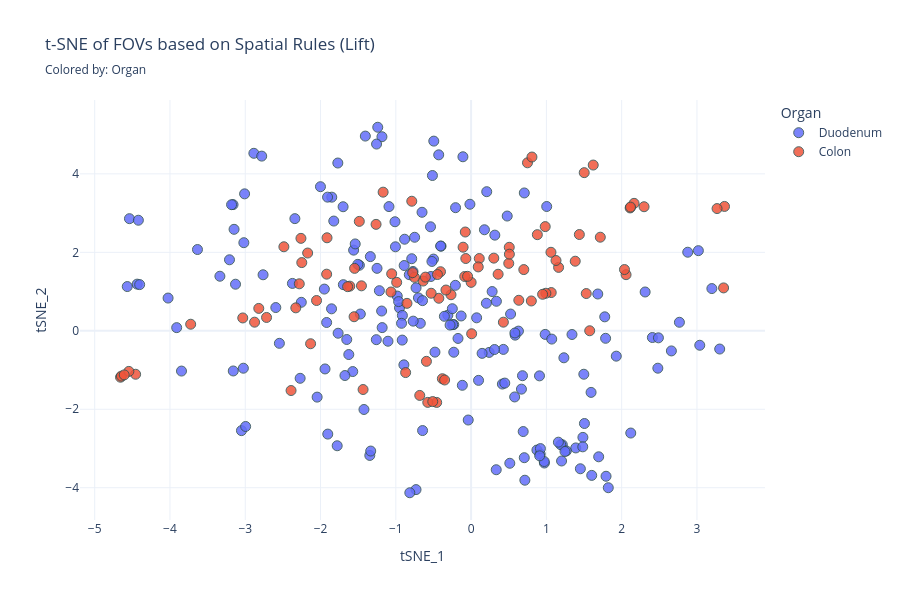
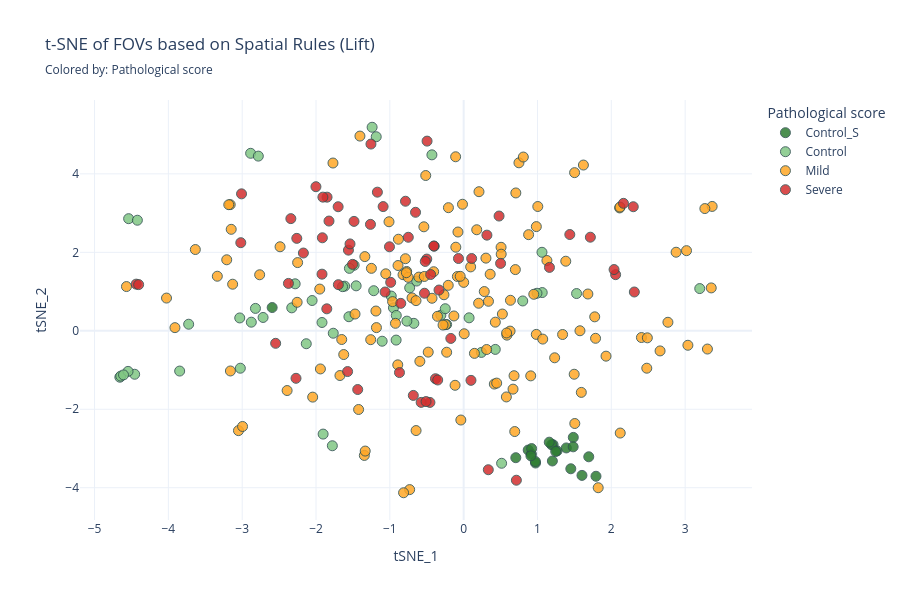

Write notebook code for charts like these, in order.
### Code cell
# Display the plots
visualize_tsne(df_tsne_merged, color_by='Organ')
visualize_tsne(df_tsne_merged, color_by='Pathological score')

### Figure 1 — Plotly figure (JSON) as saved in the notebook; plotly's stock layout.template omitted (floating-point values rounded to 4 significant figures; data arrays with more than 128 entries replaced by an {"elided": "..."} marker saying what was removed)
{"data": [{"hovertemplate": "<b>%{hovertext}</b><br><br>Organ=Duodenum<br>tSNE_1=%{x}<br>tSNE_2=%{y}<extra></extra>", "hovertext": {"elided": "191 str values"}, "legendgroup": "Duodenum", "marker": {"color": "#636efa", "line": {"color": "DarkSlateGrey", "width": 1}, "opacity": 0.85, "size": 10, "symbol": "circle"}, "mode": "markers", "name": "Duodenum", "orientation": "v", "showlegend": true, "type": "scatter", "x": {"elided": "191 float values"}, "xaxis": "x", "y": {"elided": "191 float values"}, "yaxis": "y"}, {"hovertemplate": "<b>%{hovertext}</b><br><br>Organ=Colon<br>tSNE_1=%{x}<br>tSNE_2=%{y}<extra></extra>", "hovertext": ["Control_Colon_01_FOV_1", "Control_Colon_01_FOV_2", "Control_Colon_01_FOV_3", "Control_Colon_01_FOV_4", "Control_Colon_01_FOV_5", "Control_Colon_01_FOV_6", "Control_Colon_01_FOV_7", "Control_Colon_02_FOV_1", "Control_Colon_02_FOV_2", "Control_Colon_02_FOV_3", "Control_Colon_02_FOV_4", "Control_Colon_02_FOV_5", "Control_Colon_02_FOV_6", "Control_Colon_03_FOV_1", "Control_Colon_03_FOV_2", "Control_Colon_03_FOV_3", "Control_Colon_03_FOV_4", "Control_Colon_03_FOV_5", "Control_Colon_03_FOV_6", "Control_Colon_04_FOV_1", "Control_Colon_04_FOV_2", "Control_Colon_04_FOV_3", "Control_Colon_04_FOV_4", "Control_Colon_04_FOV_5", "Control_Colon_04_FOV_6", "GVHD_01_FOV_1", "GVHD_01_FOV_2_R", "GVHD_01_FOV_3_R", "GVHD_01_FOV_4", "GVHD_01_FOV_5", "GVHD_01_FOV_6_R", "GVHD_01_FOV_7", "GVHD_13_FOV_1", "GVHD_13_FOV_2", "GVHD_13_FOV_3", "GVHD_17_FOV_1", "GVHD_17_FOV_2", "GVHD_17_FOV_3", "GVHD_21_FOV_1", "GVHD_21_FOV_2", "GVHD_21_FOV_3", "GVHD_21_FOV_4", "GVHD_22_FOV_1", "GVHD_22_FOV_2", "GVHD_22_FOV_3", "GVHD_23_FOV_1", "GVHD_23_FOV_2", "GVHD_23_FOV_3", "GVHD_23_FOV_4", "GVHD_25_FOV_1", "GVHD_25_FOV_2", "GVHD_25_FOV_3", "GVHD_25_FOV_4", "GVHD_32_FOV_1", "GVHD_32_FOV_2", "GVHD_32_FOV_3", "GVHD_32_FOV_4", "GVHD_33_FOV_1", "GVHD_33_FOV_2", "GVHD_33_FOV_3", "GVHD_37_FOV_1", "GVHD_37_FOV_2", "GVHD_37_FOV_3", "GVHD_37_FOV_4", "GVHD_39_FOV_1", "GVHD_39_FOV_2", "GVHD_39_FOV_3", "GVHD_40_FOV_1", "GVHD_40_FOV_2", "GVHD_40_FOV_3", "GVHD_40_FOV_4", "GVHD_41_FOV_1", "GVHD_41_FOV_2", "GVHD_41_FOV_3", "GVHD_41_FOV_4", "GVHD_42_FOV_1", "GVHD_42_FOV_2", "GVHD_42_FOV_3", "GVHD_42_FOV_4", "GVHD_45_FOV_1", "GVHD_45_FOV_2", "GVHD_48_FOV_1", "GVHD_48_FOV_2", "GVHD_48_FOV_3", "GVHD_48_FOV_4", "GVHD_48_FOV_5", "GVHD_50_FOV_1", "GVHD_50_FOV_2", "GVHD_50_FOV_3", "GVHD_50_FOV_4", "GVHD_53_FOV_1", "GVHD_53_FOV_2", "GVHD_53_FOV_3", "GVHD_53_FOV_4", "GVHD_59_FOV_1", "GVHD_59_FOV_2", "GVHD_59_FOV_3"], "legendgroup": "Colon", "marker": {"color": "#EF553B", "line": {"color": "DarkSlateGrey", "width": 1}, "opacity": 0.85, "size": 10, "symbol": "circle"}, "mode": "markers", "name": "Colon", "orientation": "v", "showlegend": true, "type": "scatter", "x": [1.064, 1.061, 1.529, -2.282, -0.6372, 0.9931, -4.457, 0.8001, -1.457, -1.555, -2.329, -2.717, -2.877, -1.612, -3.725, -1.641, -3.033, -2.82, -2.132, -4.657, -1.548, -2.053, -4.645, -4.546, -4.608, -0.3821, -0.457, -0.5759, -0.3517, -0.5095, -0.852, -1.435, -0.4288, -0.2671, 0.4287, -0.7524, 0.0003956, -0.08518, -0.3341, 1.716, 2.165, -0.6821, -0.7761, -0.07725, -2.487, 0.3588, 0.3016, 0.9498, 3.354, -1.169, -1.485, -2.26, -1.263, -0.788, 1.162, 2.297, 1.438, 0.6337, -0.5934, 1.575, 0.5001, 0.1083, -0.9885, -0.07044, 0.0948, 0.007282, 1.383, 0.9844, 0.5067, -0.4066, -0.607, 2.058, -0.8696, -1.914, 2.037, 1.503, -2.392, 1.128, 0.7, 0.8798, 0.5084, -2.171, -0.4471, -0.5308, -1.919, -1.065, 1.622, 3.366, -1.055, -2.249, 3.267, -0.04706, 0.7488, 0.8082, 2.112, -0.1063, 2.118], "xaxis": "x", "y": [0.9745, 2.001, 0.9492, 1.197, 1.268, 0.9565, -1.108, 0.7602, 1.146, 0.3586, 0.5846, 0.3398, 0.2196, 1.138, 0.1676, 1.125, 0.3276, 0.5708, -0.3301, -1.183, 1.591, 0.7716, -1.154, -1.034, -1.124, -1.222, -1.826, -1.825, -1.254, -1.805, 0.6995, -1.497, 0.8294, 0.9183, 0.2196, 1.363, 1.234, 1.384, 1.039, 2.386, 3.248, -1.647, 1.481, 2.518, 2.142, 1.441, 1.852, 0.9303, 1.093, 3.533, 2.789, 2.356, 2.712, 3.302, 1.616, 3.162, 2.454, 0.7777, -0.7787, 0.0008498, 1.718, 1.842, 1.235, 1.842, 1.628, -0.07602, 1.774, 2.655, 2.128, 1.506, 1.368, 1.431, -1.065, 2.37, 1.561, 4.031, -1.523, 1.791, 1.56, 2.45, 1.953, 1.982, 1.434, 0.9571, 1.443, 0.9887, 4.225, 3.17, 1.452, 1.738, 3.115, 1.388, 4.281, 4.429, 3.131, 2.131, 3.154], "yaxis": "y"}], "layout": {"height": 600, "legend": {"title": {"text": "Organ"}, "tracegroupgap": 0}, "title": {"subtitle": {"text": "Colored by: Organ"}, "text": "t-SNE of FOVs based on Spatial Rules (Lift)"}, "width": 900, "xaxis": {"anchor": "y", "domain": [0, 1], "title": {"text": "tSNE_1"}}, "yaxis": {"anchor": "x", "domain": [0, 1], "title": {"text": "tSNE_2"}}}}

### Figure 2 — Plotly figure (JSON) as saved in the notebook; plotly's stock layout.template omitted (floating-point values rounded to 4 significant figures; data arrays with more than 128 entries replaced by an {"elided": "..."} marker saying what was removed)
{"data": [{"hovertemplate": "<b>%{hovertext}</b><br><br>Pathological score=Control_S<br>tSNE_1=%{x}<br>tSNE_2=%{y}<extra></extra>", "hovertext": ["S_01_FOV_1", "S_01_FOV_2", "S_01_FOV_3", "S_01_FOV_4", "S_02_FOV_1", "S_02_FOV_2", "S_02_FOV_3", "S_02_FOV_4", "S_02_FOV_5", "S_03_FOV_1", "S_03_FOV_10", "S_03_FOV_2", "S_03_FOV_3", "S_03_FOV_4", "S_03_FOV_5", "S_03_FOV_6", "S_03_FOV_7", "S_03_FOV_8", "S_03_FOV_9", "S_04_FOV_1", "S_04_FOV_2"], "legendgroup": "Control_S", "marker": {"color": "#2E7D32", "line": {"color": "DarkSlateGrey", "width": 1}, "opacity": 0.85, "size": 10, "symbol": "circle"}, "mode": "markers", "name": "Control_S", "orientation": "v", "showlegend": true, "type": "scatter", "x": [1.792, 0.8743, 0.9734, 0.9174, 0.9711, 0.9205, 1.201, 0.9109, 1.602, 1.39, 1.485, 1.695, 1.212, 1.191, 1.483, 1.265, 1.159, 1.247, 1.451, -2.594, 0.7062], "xaxis": "x", "y": [-3.708, -3.04, -3.37, -3.142, -3.332, -3.003, -3.318, -3.187, -3.686, -2.986, -2.717, -3.212, -2.904, -2.905, -2.958, -3.062, -2.839, -3.076, -3.517, 0.5923, -3.235], "yaxis": "y"}, {"hovertemplate": "<b>%{hovertext}</b><br><br>Pathological score=Control<br>tSNE_1=%{x}<br>tSNE_2=%{y}<extra></extra>", "hovertext": ["Control_01_FOV_1", "Control_01_FOV_2", "Control_01_FOV_3", "Control_01_FOV_4", "Control_02_FOV_1", "Control_02_FOV_2", "Control_02_FOV_3", "Control_02_FOV_4", "Control_03_FOV_1", "Control_03_FOV_2", "Control_03_FOV_3", "Control_04_FOV_1", "Control_04_FOV_2", "Control_05_FOV_1", "Control_05_FOV_2", "Control_06_FOV_1", "Control_06_FOV_2", "Control_06_FOV_3", "Control_07_FOV_1", "Control_07_FOV_2", "Control_07_FOV_3", "Control_08_FOV_1", "Control_08_FOV_2", "Control_08_FOV_3", "Control_09_FOV_1", "Control_09_FOV_2", "Control_09_FOV_3", "Control_09_FOV_4", "Control_10_FOV_2", "Control_10_FOV_3", "Control_10_FOV_4", "Control_Colon_01_FOV_1", "Control_Colon_01_FOV_2", "Control_Colon_01_FOV_3", "Control_Colon_01_FOV_4", "Control_Colon_01_FOV_5", "Control_Colon_01_FOV_6", "Control_Colon_01_FOV_7", "Control_Colon_02_FOV_1", "Control_Colon_02_FOV_2", "Control_Colon_02_FOV_3", "Control_Colon_02_FOV_4", "Control_Colon_02_FOV_5", "Control_Colon_02_FOV_6", "Control_Colon_03_FOV_1", "Control_Colon_03_FOV_2", "Control_Colon_03_FOV_3", "Control_Colon_03_FOV_4", "Control_Colon_03_FOV_5", "Control_Colon_03_FOV_6", "Control_Colon_04_FOV_1", "Control_Colon_04_FOV_2", "Control_Colon_04_FOV_3", "Control_Colon_04_FOV_4", "Control_Colon_04_FOV_5", "Control_Colon_04_FOV_6"], "legendgroup": "Control", "marker": {"color": "#81C784", "line": {"color": "DarkSlateGrey", "width": 1}, "opacity": 0.85, "size": 10, "symbol": "circle"}, "mode": "markers", "name": "Control", "orientation": "v", "showlegend": true, "type": "scatter", "x": [-4.538, -0.9512, -1.919, -0.9129, -0.9812, -3.847, -0.7312, -1.104, 0.4282, -1.779, -1.904, -0.6747, -0.309, -3.025, -0.9149, -2.886, 0.514, -1.24, -2.782, -1.184, -0.7692, -1.218, -0.2307, -0.4303, -1.767, -4.42, -1.484, 3.198, 0.2401, -0.2494, 0.07348, 1.064, 1.061, 1.529, -2.282, -0.6372, 0.9931, -4.457, 0.8001, -1.457, -1.555, -2.329, -2.717, -2.877, -1.612, -3.725, -1.641, -3.033, -2.82, -2.132, -4.657, -1.548, -2.053, -4.645, -4.546, -4.608], "xaxis": "x", "y": [2.858, 0.5845, 0.2116, 0.3913, 0.8856, -1.027, 1.095, -0.2658, -0.4744, -2.93, -2.633, 0.1903, 0.3973, -0.9538, -0.237, 4.524, -3.377, 5.188, 4.452, 4.946, 0.246, 1.022, 0.1598, 4.484, -0.06208, 2.818, 1.67, 1.076, -0.551, 0.5626, 0.3304, 0.9745, 2.001, 0.9492, 1.197, 1.268, 0.9565, -1.108, 0.7602, 1.146, 0.3586, 0.5846, 0.3398, 0.2196, 1.138, 0.1676, 1.125, 0.3276, 0.5708, -0.3301, -1.183, 1.591, 0.7716, -1.154, -1.034, -1.124], "yaxis": "y"}, {"hovertemplate": "<b>%{hovertext}</b><br><br>Pathological score=Mild<br>tSNE_1=%{x}<br>tSNE_2=%{y}<extra></extra>", "hovertext": {"elided": "143 str values"}, "legendgroup": "Mild", "marker": {"color": "#FFA726", "line": {"color": "DarkSlateGrey", "width": 1}, "opacity": 0.85, "size": 10, "symbol": "circle"}, "mode": "markers", "name": "Mild", "orientation": "v", "showlegend": true, "type": "scatter", "x": {"elided": "143 float values"}, "xaxis": "x", "y": {"elided": "143 float values"}, "yaxis": "y"}, {"hovertemplate": "<b>%{hovertext}</b><br><br>Pathological score=Severe<br>tSNE_1=%{x}<br>tSNE_2=%{y}<extra></extra>", "hovertext": ["GVHD_01_FOV_1", "GVHD_01_FOV_2_R", "GVHD_01_FOV_3_R", "GVHD_01_FOV_4", "GVHD_01_FOV_5", "GVHD_01_FOV_6_R", "GVHD_01_FOV_7", "GVHD_02_FOV_1_R", "GVHD_02_FOV_2_R", "GVHD_06_FOV_1", "GVHD_06_FOV_2", "GVHD_06_FOV_3", "GVHD_06_FOV_4", "GVHD_06_FOV_5", "GVHD_08_FOV_1", "GVHD_08_FOV_2", "GVHD_08_FOV_3", "GVHD_08_FOV_4", "GVHD_09_FOV_1", "GVHD_09_FOV_2", "GVHD_09_FOV_3", "GVHD_09_FOV_4", "GVHD_11_FOV_1", "GVHD_11_FOV_2", "GVHD_11_FOV_3", "GVHD_11_FOV_4", "GVHD_14_FOV_1", "GVHD_14_FOV_2", "GVHD_14_FOV_3", "GVHD_14_FOV_4", "GVHD_14_FOV_5", "GVHD_21_FOV_1", "GVHD_21_FOV_2", "GVHD_21_FOV_3", "GVHD_21_FOV_4", "GVHD_24_FOV_1", "GVHD_24_FOV_2", "GVHD_24_FOV_3", "GVHD_24_FOV_4", "GVHD_25_FOV_1", "GVHD_25_FOV_2", "GVHD_25_FOV_3", "GVHD_25_FOV_4", "GVHD_26_FOV_1", "GVHD_26_FOV_2", "GVHD_26_FOV_3", "GVHD_26_FOV_4", "GVHD_32_FOV_1", "GVHD_32_FOV_2", "GVHD_32_FOV_3", "GVHD_32_FOV_4", "GVHD_37_FOV_1", "GVHD_37_FOV_2", "GVHD_37_FOV_3", "GVHD_37_FOV_4", "GVHD_41_FOV_1", "GVHD_41_FOV_2", "GVHD_41_FOV_3", "GVHD_41_FOV_4", "GVHD_48_FOV_1", "GVHD_48_FOV_2", "GVHD_48_FOV_3", "GVHD_48_FOV_4", "GVHD_48_FOV_5", "GVHD_57_FOV_1", "GVHD_57_FOV_2", "GVHD_57_FOV_3", "GVHD_57_FOV_4"], "legendgroup": "Severe", "marker": {"color": "#D32F2F", "line": {"color": "DarkSlateGrey", "width": 1}, "opacity": 0.85, "size": 10, "symbol": "circle"}, "mode": "markers", "name": "Severe", "orientation": "v", "showlegend": true, "type": "scatter", "x": [-0.3821, -0.457, -0.5759, -0.3517, -0.5095, -0.852, -1.435, -4.436, -4.403, -0.3991, 0.3149, -1.505, -0.4049, -0.75, -1.824, -1.091, -0.6519, -0.4998, -3.019, -2.271, -2.547, -1.572, -0.5204, -2.341, -2.001, -1.851, -2.374, -1.854, -0.174, -1.697, 2.312, -0.3341, 1.716, 2.165, -0.6821, -1.561, -1.005, -1.256, -0.4958, -1.169, -1.485, -2.26, -1.263, -1.54, -1.907, 0.4795, -1.7, -0.788, 1.162, 2.297, 1.438, 0.5001, 0.1083, -0.9885, -0.07044, 2.058, -0.8696, -1.914, 2.037, -2.171, -0.4471, -0.5308, -1.919, -1.065, -3.009, 0.09886, 0.3337, 0.714], "xaxis": "x", "y": [-1.222, -1.826, -1.825, -1.254, -1.805, 0.6995, -1.497, 1.189, 1.177, 2.157, 2.438, 1.693, 2.161, 2.384, 2.797, 3.165, 3.02, 1.828, 2.245, -1.211, -0.3194, -1.039, 1.767, 2.859, 3.673, 3.406, 1.208, 0.5597, -0.1949, 1.175, 0.989, 1.039, 2.386, 3.248, -1.647, 2.056, 2.141, 4.759, 4.834, 3.533, 2.789, 2.356, 2.712, 2.214, 3.407, 2.925, 3.162, 3.302, 1.616, 3.162, 2.454, 1.718, 1.842, 1.235, 1.842, 1.431, -1.065, 2.37, 1.561, 1.982, 1.434, 0.9571, 1.443, 0.9887, 3.49, -1.263, -3.541, -3.809], "yaxis": "y"}], "layout": {"height": 600, "legend": {"title": {"text": "Pathological score"}, "tracegroupgap": 0}, "title": {"subtitle": {"text": "Colored by: Pathological score"}, "text": "t-SNE of FOVs based on Spatial Rules (Lift)"}, "width": 900, "xaxis": {"anchor": "y", "domain": [0, 1], "title": {"text": "tSNE_1"}}, "yaxis": {"anchor": "x", "domain": [0, 1], "title": {"text": "tSNE_2"}}}}
